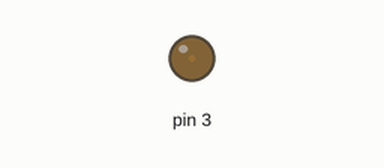
Bench run of a sketch on a simulated Arduino Uno, built with avr-gcc and run on an emulated ATmega328P. Shown: output pins drawn as LEDs (lit = HIGH).

Above: at 0.05 s.
At 2.55 s:
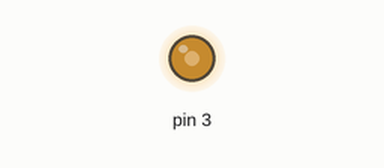
At 3.8 s:
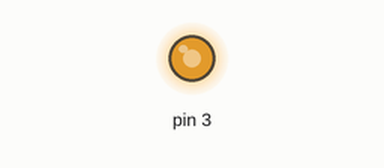
At 5.1 s:
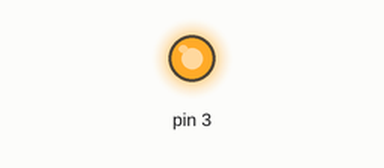
Timing chart, 0 to 6.7 s (numbered marks = the images above):
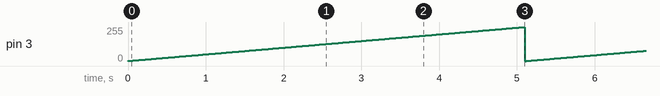

The sketch:

0924_1.ino
```cpp
int i;

void setup() {
  pinMode(3, OUTPUT);
  i=0;

}

void loop() {
  // 1번
  /*digitalWrite(3, 1);
  delay(1000);O
  digitalWrite(3, 0);
  delay(1000);*/
  /*
  analogWrite(3, 225);
  delay(5);
  */

  i=i+1;
  if (i>255) i=0;
  analogWrite(3, i);
  delay(20);

}
```

Measured:
- by itself, pin 3: ramps from 0/255 to 255/255 and jumps back, once every 5.1 s
